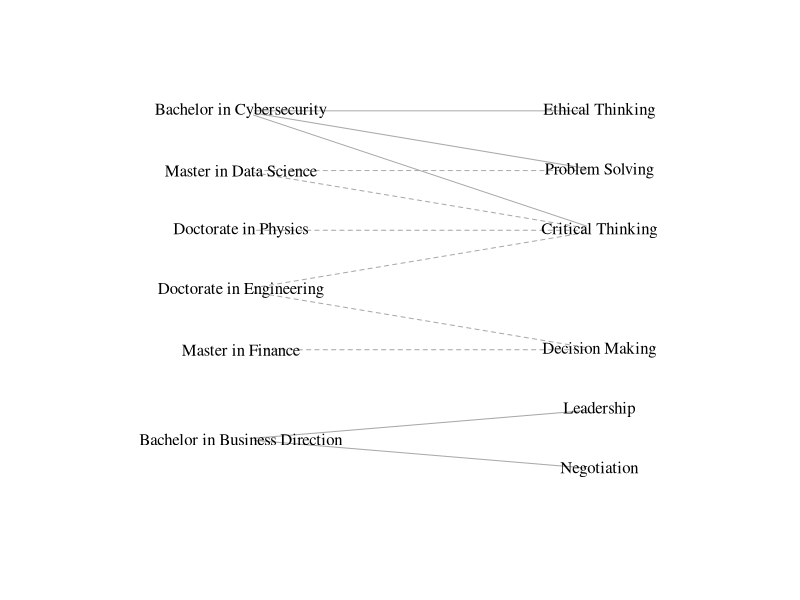

Here is the R script that generated this plot:
library(igraph)
library(readr)
# Your data
data <- read_csv("HypotheticalData.csv")

# Create a bipartite graph
bn <- graph_from_data_frame(data, directed = FALSE)

bipartite.mapping(bn)
V(bn)$type <- bipartite_mapping(bn)$type
V(bn)$color <- ifelse(V(bn)$type, "#FF671F", "#046A38")
V(bn)$shape == "none" 

# Set edge attributes
E(bn)$linetype <- ifelse(E(bn)$ProgramType == "Undergraduate", 1, 2)  # 1 for solid, 2 for dashed


layout <- layout_as_bipartite(bn)
rotated_layout <- cbind(layout[, 2], -layout[, 1])  # Swap x and y coordinates and negate y
plot(bn, vertex.label = V(bn)$name, layout = rotated_layout, main = "",
     vertex.label.color = "black", edge.lty = E(bn)$linetype, vertex.shape = "none")
